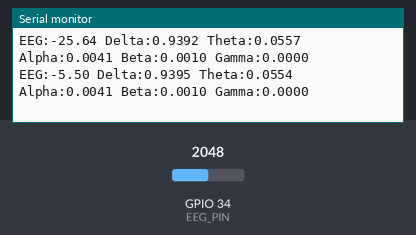
Simulated run of this sketch. Board: ESP32. Parts: the last lines printed to the serial monitor. Inputs (shaded band) come from the test bench; at power-on: GPIO 34 (EEG_PIN) = 2048 (analog values on the 0–4095 scale).

Above: at 1.2 s.
1.3 s: GPIO 34 (EEG_PIN) set to 2866
At 1.54 s:
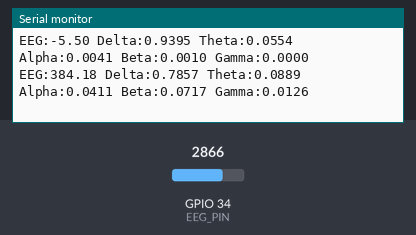
2.8 s: GPIO 34 (EEG_PIN) set to 3603
At 2.91 s:
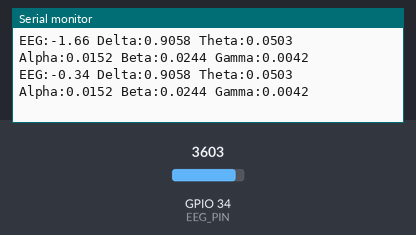
Timing chart, 0 to 5.8 s (numbered marks = the images above; inputs shaded):
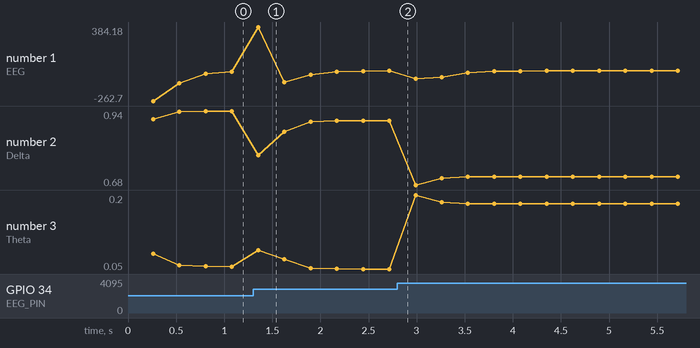

The sketch:

EEG_FFT_ESP32__1_.ino
```cpp
/*
===========================================================
ESP32 Single Channel EEG Monitor
Version 2.0

Board:
ESP32 DevKit V1

ADC:
GPIO34

Sampling:
500 Hz

FFT:
256 Points

Author:
ChatGPT

===========================================================
*/

#include <Arduino.h>
#include <arduinoFFT.h>

#define EEG_PIN 34

#define SAMPLE_RATE 500
#define FFT_SIZE 128

double vReal[FFT_SIZE];
double vImag[FFT_SIZE];

ArduinoFFT<double> FFT(vReal, vImag, FFT_SIZE, SAMPLE_RATE);

const uint32_t SAMPLE_PERIOD_US = 1000000UL / SAMPLE_RATE;

//----------------------------------------------------
// DC Removal
//----------------------------------------------------

double dc = 0.0;
const double DC_ALPHA = 0.02;

//----------------------------------------------------
// 1st Order High Pass (~1 Hz)
//----------------------------------------------------

double hp_x = 0;
double hp_y = 0;

double highPass(double x)
{
    const double a = 0.9876;

    double y =
        a * (hp_y + x - hp_x);

    hp_x = x;
    hp_y = y;

    return y;
}

//----------------------------------------------------
// 50 Hz Digital Notch (Second Order)
//----------------------------------------------------

double x1=0;
double x2=0;

double notch_y1 = 0;
double notch_y2 = 0;

double notch50(double x)
{
    const double b0 = 0.96508099;
    const double b1 = -1.19328255;
    const double b2 = 0.96508099;

    const double a1 = -1.19328255;
    const double a2 = 0.93016198;

    double y =
        b0 * x +
        b1 * x1 +
        b2 * x2 -
        a1 * notch_y1 -
        a2 * notch_y2;

    x2 = x1;
    x1 = x;

    notch_y2 = notch_y1;
    notch_y1 = y;

    return y;
}

//----------------------------------------------------
// Simple LPF (~35Hz)
//----------------------------------------------------

double lp=0;

double lowPass(double x)
{
    const double alpha=0.30;

    lp += alpha*(x-lp);

    return lp;
}

//----------------------------------------------------

double eegSample=0;

double deltaPower=0;
double thetaPower=0;
double alphaPower=0;
double betaPower=0;
double gammaPower=0;

const double smooth=0.50;

//----------------------------------------------------

void setup()
{

    Serial.begin(500000);

    analogReadResolution(12);

    analogSetPinAttenuation(
        EEG_PIN,
        ADC_11db);

    Serial.println();
    Serial.println("ESP32 EEG Started");

}
//----------------------------------------------------
// MAIN LOOP
//----------------------------------------------------

void loop()
{
    // Collect 256 samples at 500 Hz
    for(int i = 0; i < FFT_SIZE; i++)
    {
        uint32_t t0 = micros();

        double raw = analogRead(EEG_PIN);

        // Remove DC Offset
        dc += DC_ALPHA * (raw - dc);
        raw -= dc;

        // Digital Filters
        raw = highPass(raw);
        raw = notch50(raw);
        raw = lowPass(raw);

        eegSample = raw;

        vReal[i] = raw;
        vImag[i] = 0.0;

        while ((micros() - t0) < SAMPLE_PERIOD_US);
    }

    //------------------------------------------------
    // FFT
    //------------------------------------------------

    FFT.windowing(FFTWindow::Hann, FFTDirection::Forward);

    FFT.compute(FFTDirection::Forward);

    FFT.complexToMagnitude();

    //------------------------------------------------
    // Calculate Band Powers
    //------------------------------------------------

    double delta = 0;
    double theta = 0;
    double alpha = 0;
    double beta  = 0;
    double gamma = 0;

    for(int i=1;i<FFT_SIZE/2;i++)
    {
        double freq =
            ((double)i * SAMPLE_RATE) / FFT_SIZE;

        double power =
            vReal[i] * vReal[i];

        if(freq>=0.5 && freq<4.0)
            delta += power;

        else if(freq>=4.0 && freq<8.0)
            theta += power;

        else if(freq>=8.0 && freq<13.0)
            alpha += power;

        else if(freq>=13.0 && freq<30.0)
            beta += power;

        else if(freq>=30.0 && freq<40.0)
            gamma += power;
    }

    //------------------------------------------------
    // Exponential Smoothing
    //------------------------------------------------

    deltaPower =
        smooth * deltaPower +
        (1.0-smooth) * delta;

    thetaPower =
        smooth * thetaPower +
        (1.0-smooth) * theta;

    alphaPower =
        smooth * alphaPower +
        (1.0-smooth) * alpha;

    betaPower =
        smooth * betaPower +
        (1.0-smooth) * beta;

    gammaPower =
        smooth * gammaPower +
        (1.0-smooth) * gamma;

    //------------------------------------------------
    // Normalize
    //------------------------------------------------

    double total =
        deltaPower +
        thetaPower +
        alphaPower +
        betaPower +
        gammaPower;

    if(total < 1e-15)
        total = 1.0;

    double d = deltaPower / total;
    double t = thetaPower / total;
    double a = alphaPower / total;
    double b = betaPower / total;
    double g = gammaPower / total;
        //------------------------------------------------
    // Print Results
    //------------------------------------------------

    Serial.print("EEG:");
    Serial.print(eegSample, 2);

    Serial.print(" Delta:");
    Serial.print(d, 4);

    Serial.print(" Theta:");
    Serial.print(t, 4);

    Serial.print(" Alpha:");
    Serial.print(a, 4);

    Serial.print(" Beta:");
    Serial.print(b, 4);

    Serial.print(" Gamma:");
    Serial.println(g, 4);

    /*
      Uncomment this block if you want to use
      Arduino Serial Plotter.

      It will plot six traces:
      EEG, Delta, Theta, Alpha, Beta, Gamma

      Example:
      12.5,0.12,0.18,0.32,0.25,0.13
    */

    /*
    Serial.print(eegSample,2);
    Serial.print(",");
    Serial.print(d,4);
    Serial.print(",");
    Serial.print(t,4);
    Serial.print(",");
    Serial.print(a,4);
    Serial.print(",");
    Serial.print(b,4);
    Serial.print(",");
    Serial.println(g,4);
    */

    delay(10);

}   // End loop
```

Measured:
- after the input at 1.3 s, the serial monitor: prints a new line after 0.05 s (image 1)
- plotted number 1: -5.5 → -0.34 after the input at 1.3 s
- plotted number 2: 0.94 → 0.91 after the input at 1.3 s, 0.91 → 0.71 after the input at 2.8 s
- plotted number 3: 0.06 → 0.05 after the input at 1.3 s, 0.05 → 0.18 after the input at 2.8 s
